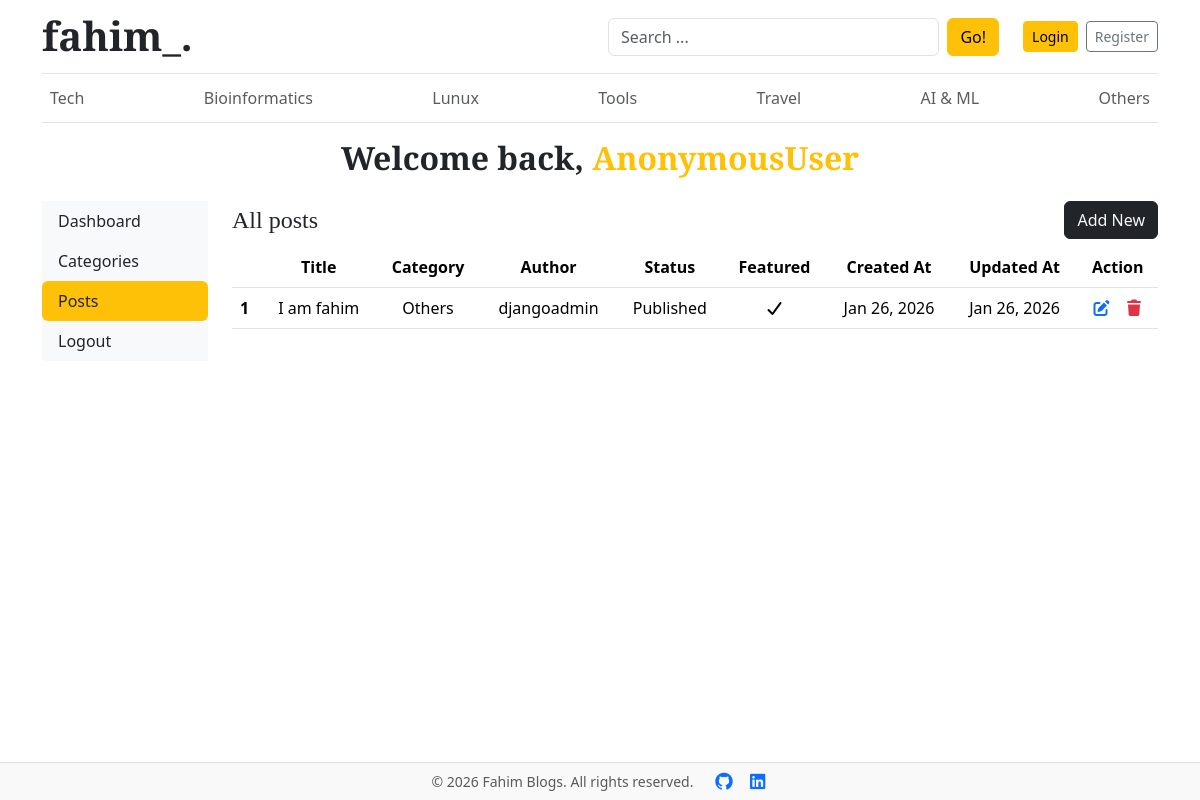
The app's page /dashboard/posts/ with its own data.
### blogs/models.py (models this page shows, shortened)
class Category(models.Model):
    category_name = models.CharField(max_length=50, unique=True)
    created_at = models.DateTimeField(auto_now_add=True)
    updated_at = models.DateTimeField(auto_now=True)
    class Meta:
        verbose_name_plural = 'categories'
    def __str__(self):
        return self.category_name

class Blog(models.Model):
    title = models.CharField(max_length=150)
    slug = models.SlugField(max_length=150,unique=True,blank=True)
    category = models.ForeignKey(Category,on_delete=models.CASCADE)
    author = models.ForeignKey(User, on_delete=models.CASCADE)
    featured_image = models.ImageField(upload_to='uploads/%Y/%m/%d')
    short_description = models.TextField(max_length=500, blank=True)
    blog_body = models.TextField(max_length=2000)
    status = models.CharField(max_length=11, choices=STATUS_CHOICES, default=0)
    is_featured = models.BooleanField(default=False)
    created_at = models.DateTimeField(auto_now_add=True)
    updated_at = models.DateTimeField(auto_now=True)
    class Meta:
        verbose_name_plural = 'Blogs'

### dashboards/views.py (the view)
# urls.py: path('posts/', views.posts, name='posts'),
def posts(request):
    posts = Blog.objects.all()
    context = {
        'posts':posts,
    }
    return render(request,'dashboard/post.html',context=context)

### blogs/context_processors.py (called while the page is built)
def get_categories(request):
    categories = Category.objects.all()
    return dict(categories=categories)

def get_social_link(request):
    social_links = SocialLink.objects.all()
    return dict(social_links = social_links)

### templates/dashboard/post.html
{% extends "base.html" %}
{% block content %}
<div class="row">
    {% include "dashboard/sidebar.html" %}
    <div class="col-md-10">
      <div class="d-flex justify-content-between align-items-center mb-2">
        <h4 class="mb-0">All posts</h4>
        <a href="{% url 'add_post' %}" class="btn btn-dark text-light">Add New</a>
      </div>
      <table class="table table-hover">
        <thead>
          <tr>
            <th scope="col"></th>
            <th scope="col" class="text-center">Title</th>
            <th scope="col" class="text-center">Category</th>
            <th scope="col" class="text-center">Author</th>
            <th scope="col" class="text-center">Status</th>
            <th scope="col" class="text-center">Featured</th>
            <th scope="col" class="text-center">Created At</th>
            <th scope="col" class="text-center">Updated At</th>
            <th scope="col" class="text-center">Action</th>
          </tr>
        </thead>
        <tbody>
        {% for post in posts %}
          <tr>
            <th scope="row">{{ forloop.counter }}</th>
            <td class="text-center">{{ post.title |truncatechars:20 }}</td>
            <td class="text-center">{{ post.category }}</td>
            <td class="text-center">{{ post.author }}</td>
            <td class="text-center">{{ post.status }}</td>
            <td class="text-center">{% if post.is_featured %}<i class="fa-solid fa-check"></i>{% else %}<i class="fa-solid fa-square-xmark"></i>{% endif %}</td>
            <td class="text-center">{{ post.created_at|date:"M d, Y" }}</td>
            <td class="text-center">{{ post.updated_at|date:"M d, Y" }}</td>
            <td class="text-center">
              <a href="{% url 'edit_post' post.id %}"><i class="fa-solid fa-pen-to-square"></i></a>&nbsp&nbsp
              <a href="{% url 'delete_post' post.id%}"><i class="fa-solid fa-trash text-danger"></i></a>
            </td>
          </tr>
        {% endfor %}
      </tbody>
    </table>
  </div>
</div>
{% endblock content %}

### templates/base.html (shortened to what this page needs)
{% load static %}
<!DOCTYPE html>
<html lang="en">
<head>
    <link href="https://cdn.jsdelivr.net/npm/bootstrap@5.3.8/dist/css/bootstrap.min.css" rel="stylesheet"
>
    <link rel="stylesheet" href="https://cdnjs.cloudflare.com/ajax/libs/font-awesome/7.0.1/css/all.min.css">
    <link href="{% static 'css/blog.css' %}" rel="stylesheet">
</head>
<body class="d-flex flex-column min-vh-100">
<div class="container flex-grow-1">
    <header class="blog-header py-3">
        <div class="row align-items-center justify-content-between flex-wrap flex-md-nowrap g-3">
            <div class="col-12 col-md-6 text-center text-md-start">
                <a class="blog-header-logo text-dark text-decoration-none fs-1 fw-bold" href="/">fahim_.</a>
            </div>
            <div class="col-6 col-md-auto flex-grow-1">
                <form action="{% url 'search' %}" method="GET" class="d-flex">
                    <input class="form-control" type="text" name="keyword" value="{{ keyword }}"
                           placeholder="Search ..." aria-label="Search">
                    <button type="submit" class="btn btn-warning ms-2">Go!</button>
                </form>
            </div>
            <div class="col-6 col-md-auto d-flex justify-content-end align-items-center ps-3">
                {% if not user.is_authenticated %}
                    <a class="btn btn-sm btn-warning me-2" href="{% url 'login' %}">Login</a>
                    <a class="btn btn-sm btn-outline-secondary" href="{% url 'register' %}">Register</a>
                {% else %}
                    <a href="{% url 'dashboard' %}" class="text-dark text-decoration-none fw-bold small me-2 user-name">
                        {{ user.username }}
                    </a>
                    <a class="btn btn-sm btn-outline-secondary" href="{% url 'logout' %}">Logout</a>
                {% endif %}
            </div>
        </div>
    </header>
    <nav class="py-1 mb-3 border-bottom">
        <div class="nav d-flex justify-content-between flex-nowrap overflow-auto">
            {% for category in categories %}
                <a class="p-2 text-muted text-decoration-none"
                   href="{% url 'posts_by_category' category.id %}">
                    {{ category.category_name }}
                </a>
            {% endfor %}
        </div>
    </nav>
    <main>
        {% block content %}
        {% endblock %}
    </main>
</div>
<footer class="blog-footer py-2 mt-5 border-top text-center">
    <p class="mb-0 text-muted small">
        &copy; {% now "Y" %} Fahim Blogs. All rights reserved.
        <a href="https://github.com/t-fahim" target="_blank" class="text-decoration-none ms-3">
        </a>
        <a href="https://www.linkedin.com/in/tamim-fahim" target="_blank" class="text-decoration-none ms-2">
        </a>
    </p>
</footer>
</body>
</html>

### blog_main/static/css/blog.css (style rules this page uses)
.blog-header { border-bottom: 1px solid #e5e5e5; }
.blog-header-logo { font-family: "Playfair Display", Georgia, "Times New Roman", serif; font-size: 2.5rem; font-weight: 900; line-height: 1; }
h1, h2, h3, h4, h5, h6 { font-family: "Playfair Display", Georgia, "Times New Roman", serif; }
body { display: flex; flex-direction: column; min-height: 100vh; margin: 0; }
.container { flex: 1; }
.blog-footer { padding: 0.75rem 0; color: #727272; text-align: center; background-color: #f9f9f9; border-top: 0.07rem solid #e5e5e5; }
.blog-footer p:last-child { margin-bottom: 0; }

### records on screen
Category: category_name "Tech"
Category: category_name "Bioinformatics"
Category: category_name "Lunux"
Category: category_name "Tools"
Category: category_name "Travel"
Category: category_name "AI & ML"
Category: category_name "Others"
Blog: title "I am fahim", category "Others", author "djangoadmin", status "Published", is_featured True (drawn), created_at "Jan 26, 2026", updated_at "Jan 26, 2026"

### other values on screen
{{ user }} "AnonymousUser"
